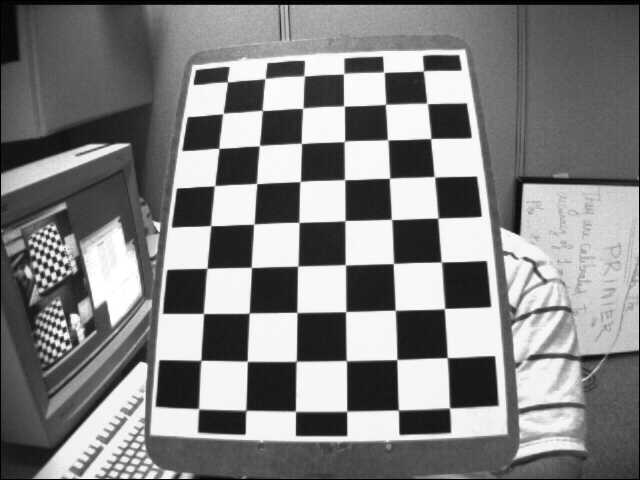
#> input picture opencv-python-学习笔记-kenny/笔记配套代码/07Camera Calibration and 3D rebuild/7.1camera-calibration/left12.jpg, 640 x 480 px; its folder holds 5 pictures in this run
$ python cam-calibration-demo3-calibration2.py
#> lines starting #> are read from the running program, lines starting #| are printed output that depends on the picture; after the words box and inside, x2 and y2 are one past the last pixel; in counts of white or black regions, pixels touching at a corner belong together
import cv2
import numpy as np
import glob

# termination criteria
criteria = (cv2.TERM_CRITERIA_EPS|cv2.TERM_CRITERIA_MAX_ITER,30,0.001)
# prepare object points, like (0,0,0), (1,0,0), (2,0,0) ....,(6,5,0)
objp = np.zeros((6*7,3),np.float32)
objp[:,:2] = np.mgrid[0:7,0:6].T.reshape(-1,2)
# Arrays to store object points and image points from all the images.
objpoints = [] # 3d point in real world space
imagepoints = [] # 2d points in image plane.
# 批量获取当前文件夹下面的jpg文件路径
images = glob.glob('*.jpg')
# 变量路径列表
for fname in images:
    #读取图片，并且转化为灰度图
    img = cv2.imread(fname)
#> img is the input picture: shape (480, 640, 3); min 0, max 255, mean 129.5
    gray = cv2.cvtColor(img,cv2.COLOR_BGR2GRAY)
    # Find the chess board corners
    ret,corners = cv2.findChessboardCorners(gray,(7,6),None)
#> ret = True; corners = 42 rows, first 8: [423.1, 71.24], [426.8, 103.1], [430.8, 138.6], [434.5, 176.8], [437.8, 218.3], [441.1, 262], [444.4, 308.6], [383.7, 72.08]
    # If found, add object points, image points (after refining them)
    if ret:
        objpoints.append(objp)
        corners2 = cv2.cornerSubPix(gray,corners,(11,11),(-1,-1),criteria)
#> corners2 = 42 rows, first 8: [423.5, 70.89], [427.2, 103.4], [430.7, 138.5], [434.3, 176.7], [437.9, 218.1], [441.4, 261.9], [444.5, 308.6], [383.9, 72.21]
        imagepoints.append(corners)
        # Draw and display the corners
        cv2.drawChessboardCorners(img,(7,6),corners2,ret)
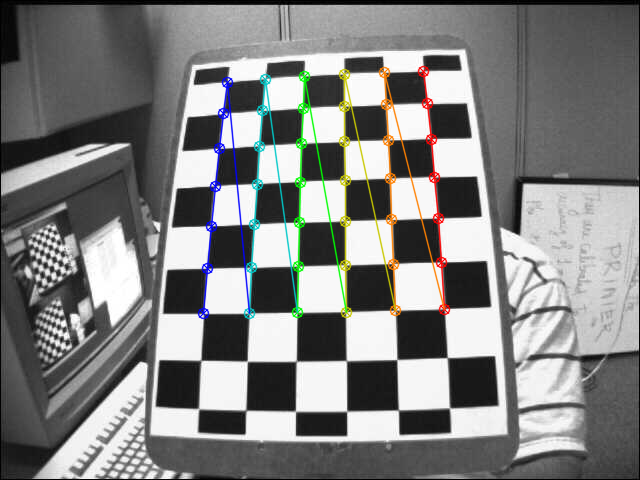
#> img: shape (480, 640, 3); 3.64% of pixels changed, all inside (x1, y1, x2, y2) = (197, 65, 451, 320)
#> pass 2 of the loop `for fname in images:`:
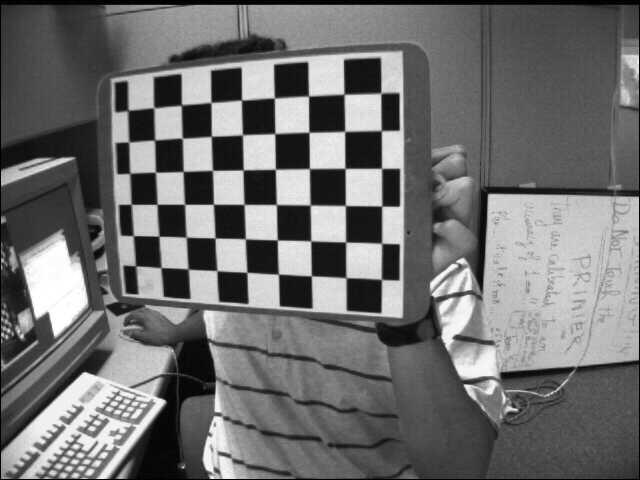
#> input picture opencv-python-学习笔记-kenny/笔记配套代码/07Camera Calibration and 3D rebuild/7.1camera-calibration/right01.jpg, 640 x 480 px
#> img is the input picture: shape (480, 640, 3); min 0, max 255, mean 111.4
#> corners = 42 rows, first 8: [346.3, 278.2], [311.4, 275.8], [278.7, 274.3], [246.9, 272.3], [216.9, 270.3], [188, 269], [161, 267.6], [345.8, 242]
#> corners2 = 42 rows, first 8: [346, 277.7], [311.3, 275.8], [278.4, 274.1], [246.8, 272.3], [216.9, 270.6], [188.2, 269], [160.9, 267.6], [345.6, 242]
#> `cv2.drawChessboardCorners(img,(7,6),corners2,ret)`:
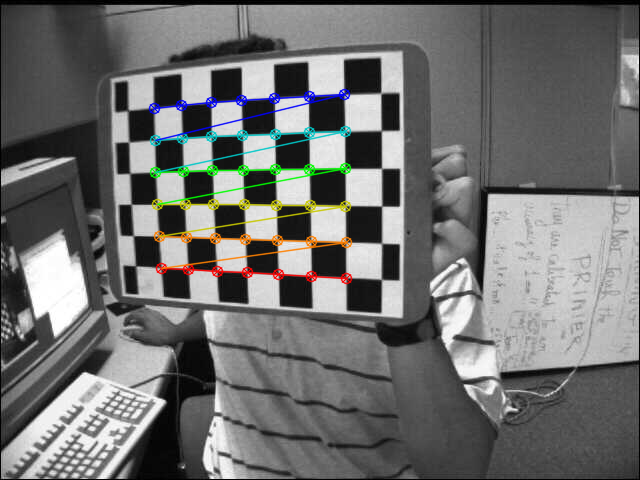
#> img: shape (480, 640, 3); 3.08% of pixels changed, all inside (x1, y1, x2, y2) = (148, 88, 353, 285)
        # cv2.imshow("pic", img)
        # 做摄像机标定
ret, mtx, dist, rvecs, tvecs = cv2.calibrateCamera(objpoints,imagepoints,gray.shape[::-1],None,None)
#我们读取一个新的图像
img = cv2.imread('left12.jpg')
h,  w = img.shape[:2]
#> h = 480; w = 640
newcameramtx, roi = cv2.getOptimalNewCameraMatrix(mtx, dist, (w,h), 1, (w,h))
# undistort
mapx, mapy = cv2.initUndistortRectifyMap(mtx, dist, None, newcameramtx, (w,h), 5)
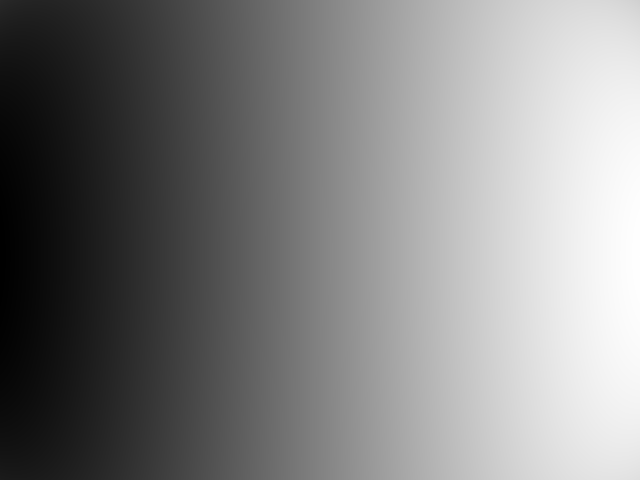
#> mapx: shape (480, 640) float32; min -28.87, max 701.5, mean 342.2; drawn with min black and max white
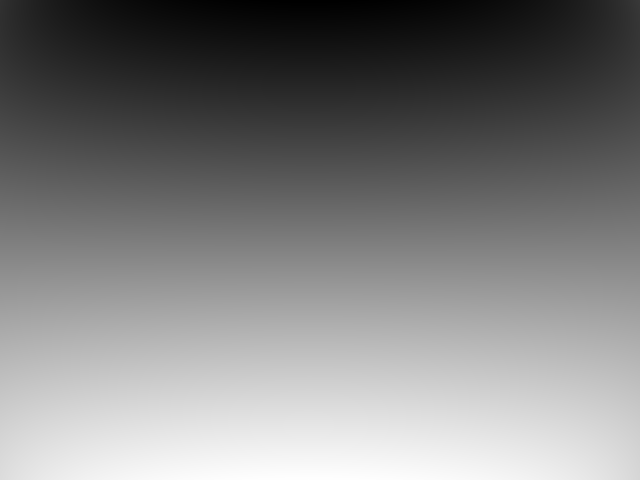
#> mapy: shape (480, 640) float32; min -81.22, max 537.2, mean 225.3; drawn with min black and max white
dst = cv2.remap(img, mapx, mapy, cv2.INTER_LINEAR)
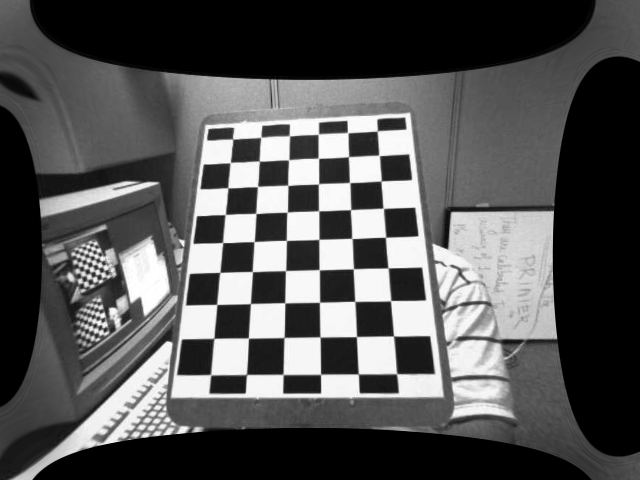
#> dst: shape (480, 640, 3); min 0, max 255, mean 83.9

# crop the image
x, y, w, h = roi
dst = dst[y:y+h, x:x+w]
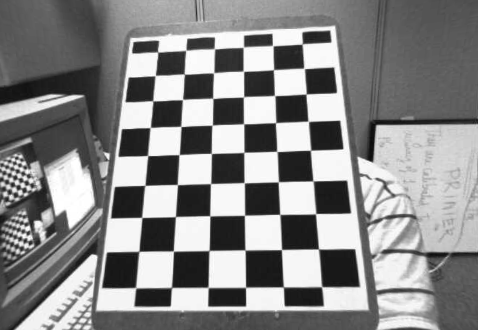
#> dst: shape (330, 478, 3); min 11, max 255, mean 136.4
cv2.imwrite('calibresult2.png', dst)
cv2.waitKey(0)


cv2.destroyAllWindows()
